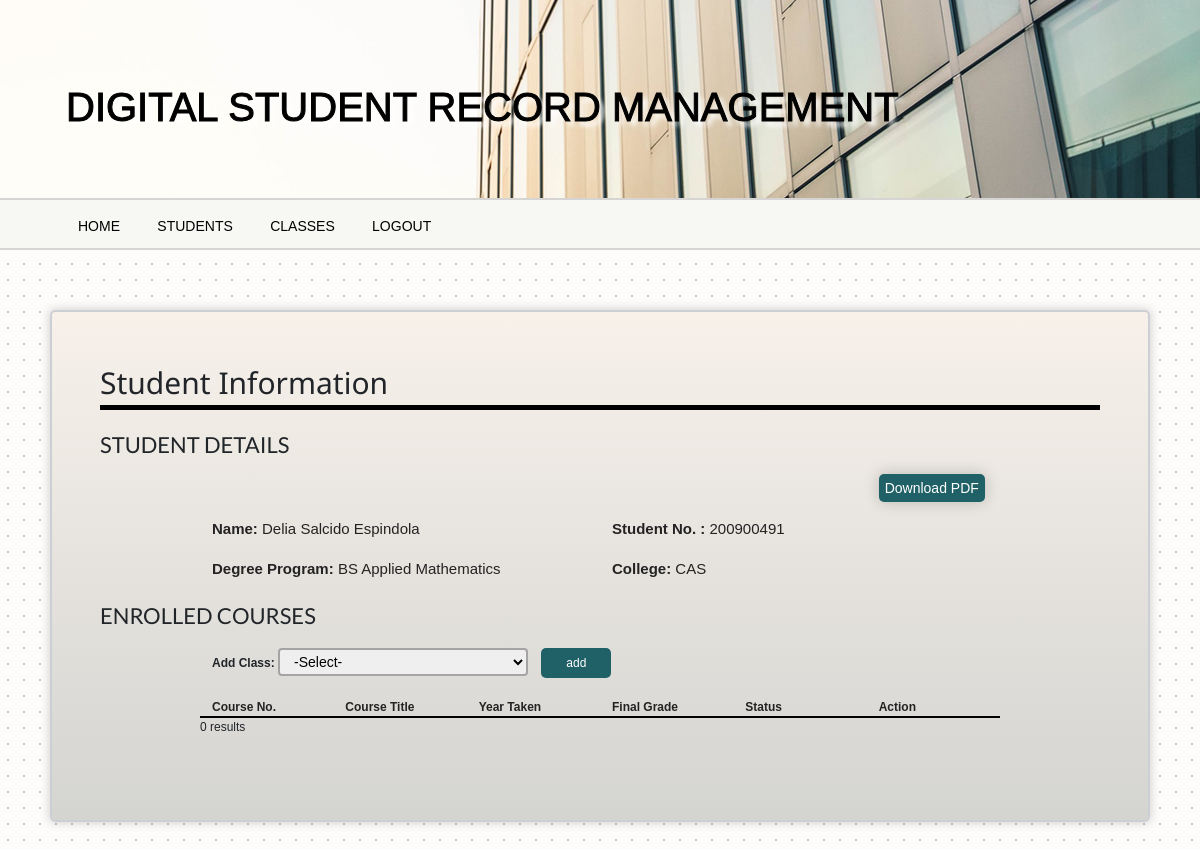
Page /DSMS/indiv_student.php?id=200900491 on the committed database.
### tables this page shows
CREATE TABLE `student` (
  `stud_num` varchar(15) NOT NULL,
  `degreeProg` varchar(100) NOT NULL,
  `college` varchar(100) NOT NULL,
  `f_name` varchar(30) NOT NULL,
  `m_name` varchar(30) NOT NULL,
  `l_name` varchar(20) NOT NULL,
  `sex` varchar(6) NOT NULL
);

### DSMS/indiv_student.php (the view, shortened to what this page needs)
<?php include('connection.php');
if (isset($_GET['id'])){
    $id = $_GET['id'];
 }
?>
<!DOCTYPE html>
<html lang="en">
<head>
    <link rel="stylesheet" href="style.css">
<link href="css/bootstrap5.0.1.min.css" rel="stylesheet">
<link rel="stylesheet" type="text/css" href="css/datatables-1.10.25.min.css" />
</head>
<body class="custom-body">
<div class="custom-head">
        <div class="px-3 custom-head-content mx-auto  ">
        <h1 style = "text-align: left; margin-top:60px;">DIGITAL STUDENT RECORD MANAGEMENT</h1>
        </div>
    </div>
<?php
include "header.php";
?>
<div class="py-5 custom-content mx-auto">
    <div class="custom-form-container mx-auto">
        <p class="form-title">Student Information</p>
        <div class="line"></div>
        <br>
            <p class="field-title">STUDENT DETAILS</p>
            <?php
            $sql = "SELECT * FROM `student` where stud_num = '$id' ";
                $result = mysqli_query($con,$sql);
                if ($result->num_rows > 0) {
                    while($row = $result->fetch_assoc()) {
            ?>
            <div class="form-fields mx-auto">
                <div class="container">
                        <div class="row">
                            <div class="col-10 class-details">
                            </div>
                            <div class="col-2 class-details">
                            <a  class="dl-pdf" href="genpdf_indiv_student.php?id=<?php echo $id; ?>">Download PDF</a>
                            </div>
                        </div>
                </div>
                    <br>
                    <div class="container">
                        <div class="row">
                            <div class="col class-details">
                            <strong>Name:</strong> <?php echo $row["f_name"]." ".$row["m_name"]." ".$row["l_name"]; ?>
                            </div>
                            <div class="col class-details">
                            <strong>Student No. :</strong> <?php echo $row["stud_num"]; ?>
                            </div>
                        </div>
                    </div>
                    <br>
                    <div class="container">
                        <div class="row">
                            <div class="col class-details">
                            <strong>Degree Program:</strong>  <?php echo $row["degreeProg"]; ?>
                            </div>
                            <div class="col class-details">
                            <strong>College:</strong>  <?php echo $row["college"]; ?>
                            </div>
                        </div>
                    </div>
            </div>
                <?php
}
                }
   ?>
            <div>
            <BR>
            <p class="field-title">ENROLLED COURSES</p>
            <div class="form-fields mx-auto">
            <div class="container">
            <form method="POST" action="enrolled_student.php">
                    <strong>Add Class:</strong>
                    <select class="select"name="course" id="course">
                    <?php
                      $query = "SELECT *
                      FROM class
                      WHERE class_id NOT IN
                          (SELECT class_id
                           FROM enrolled
                           WHERE stud_num ='$id')";
                      $result = mysqli_query($con,$query);
                      if (mysqli_num_rows($result)> 0){
                          echo "<option value = others> -Select- </option>";
                          echo "</select>";
                      }
                  ?>
                  <input type="submit" class="btn col-t"name="submit" value = "add">
            </form>
            </div>
            </div>
        <br>
        <div class="form-fields mx-auto">
                    <div class="container class-tb-h">
                        <div class="row">
                            <div class="col class-details-h">
                            Course No.
                            </div>
                            <div class="col class-details-h">
                            Course Title
                            </div>
                            <div class="col class-details-h">
                            Year Taken
                            </div>
                            <div class="col class-details-h">
                            Final Grade
                            </div>
                            <div class="col class-details-h">
                            Status
                            </div>
                            <div class="col class-details-h">
                            Action
                            </div>
                        </div>
                    </div>
    <?php
      $sql = "SELECT * , enrolled.class_id as classid FROM `enrolled` left join class using(class_id)
      left join student using(stud_num)
      left join removal_grade using(stud_num, class_id) WHERE stud_num='$id'";
      $result = mysqli_query($con,$sql);
    if ($result->num_rows > 0) {
                while($row = $result->fetch_assoc()) {
                    $class_id = $row["classid"];
                    $sql2 = "SELECT * FROM `removal_grade` where stud_num = '$id' and class_id = $class_id; ";
                    $result2 = mysqli_query($con,$sql2);
    ?>
                    <div class="container class-tb-td">
                        <div class="row">
                            <div class="col class-details-td">
                            <?php echo $row["course_num"]; ?>
                            </div>
                            <div class="col class-details-td">
                            <?php echo $row['course_title']; ?>
                            </div>
                            <div class="col class-details-td">
                            <?php echo "A.Y. ".$row['course_year'].' '.$row['course_sem'], " SEM"; ?>
                            </div>
                            <?php
                      if (mysqli_num_rows( $result2 )> 0){ ?>
                            <div class="col class-details-td">
                            <table>
                                <tr>
                                <th style="border-right:1px solid black;">Initial</th>
                                <th>Removal</th>
                            </tr>
                            <tr>
                            <td style="border-right:1px solid black;"><?php echo $row["initial_grade"]; ?> </td>
                            <td><?php echo $row["removal_grade"]; ?> </td>
                            </tr>
                       </table>
                       Status: <?php echo $row["removal_status"]; ?>
                       </br>
                       <a class="class-a" onclick="updateRemovalGrade(<?php echo $row['removal_id']?>)">Update</a>
                          <a class="class-a" onclick="deleteRemovalGrade(<?php echo $row['removal_id']; ?>)">Remove</a>
                            </div>
                            <?php }
                         else  {  ?>
                              <div class="col class-details-td"><?php echo $row["final_grade"]; ?></div>
                            <?php
                         }  ?>
                            <div class="col class-details-td">
                            <?php echo $row["status"]; ?>
                            </div>
                            <div class="col class-details-td">
                            <a class="class-a" onclick="updateGrade(<?php echo $row['enrolled_id']; ?>)">Edit</a>
                      <a class="class-a"  onclick="deleteGrade(<?php echo $row['enrolled_id']; ?>)">Delete</a>
                      <a class="class-a" href="indiv_Class.php?id=<?php echo $row['course_num']; ?>">View</a>
                            </div>
                    </div>
                    </div>
                        <?php
                        }
                    } else {
                        echo "0 results";
                    }
                        ?>
            </div>
    </div>
<br>
<br>
</div>
<body onmousemove="reset_interval()" onclick="reset_interval()" onkeypress="reset_interval()" onscroll="reset_interval()">
</body>
</html>

### DSMS/style.css (style rules this page uses)
* { margin:0; box-sizing: border-box; }
.custom-body { font-family: Welcome, Helvetica, sans-serif; background-color: #fdfcfa; opacity: 1; background-image: radial-gradient(#c6c6c2 0.8px, #fdfcfa 0.8px); background-size: 16px 16px; font-size: 12px; }
.custom-head-content, .custom-navbar-content,.custom-content { max-width: 1100px; }
div.custom-head { background-color: rgb(24, 25, 24); background: url(./images/header-5.jpg); background-size: auto; background-repeat: no-repeat; background-position: center; color: rgb(0, 0, 0); height: 200px; border-bottom: 2px solid rgb(215, 212, 212); max-width: 1600px; margin: auto; }
.custom-head-content { min-width: 760px; padding: 23px 0; text-shadow: 5px 5px 5px rgb(255, 255, 255); }
.custom-head-content h1 { font-size: 40px; margin-top: 20px; -webkit-text-stroke-width: 1px; -webkit-text-stroke-color: rgb(0, 0, 0); }
.custom-content { background: rgb(212,212,209); background: linear-gradient(0deg, rgba(212,212,209,1) 0%, rgba(247,241,234,1) 100%); margin: 60px 0 60px 0 ; box-shadow: 0px 0px 10px 1px rgb(46 45 45 / 20%); border-radius: 5px; border: 2px solid #CCD0D5; }
.form-title { font-family: 'Noto Sans', sans-serif; font-size: 30px; font-weight: 400; margin-bottom: 0; }
.custom-form-container { max-width: 1000px; }
.line { height: 5px; width: 100%; background-color: #000000; }
.field-title { font-family: 'Lato', sans-serif; font-size: 22px; }
.form-fields { max-width: 800px; margin-top: 0; }
div.form-fields select.select { padding: 2px 10px; min-width: 250px; height: 28px; box-sizing: border-box; border: 2px solid rgb(165, 163, 163); border-radius: 4px; font-size: 14px; outline: none; }
div.form-fields div.class-details { font-size: 15px; color:rgb(36, 35, 35); text-align: left; }
div.form-fields div.class-details-h { font-size: 15px; color:rgb(36, 35, 35); text-align: left; font-weight: bold; font-size: 12px; }
div.form-fields div.class-tb-h { border-bottom: 2px solid black; }
a.dl-pdf { border-radius: 5px; font-size: 14px; padding:6px; background-color: #206067; color:white; box-shadow: 0px 0px 16px 0px rgba(0,0,0,0.2); text-decoration: none; }
input.col-t { border-radius: 5px; font-size: 12px; padding:5px; background-color: #206067; color:white; min-width:70px; text-decoration: none; margin-bottom: 2px; margin-left: 10px; }

### rows in the picture
student: f_name "Delia", m_name "Salcido", l_name "Espindola", stud_num "200900491", degreeProg "BS Applied Mathematics", college "CAS"
